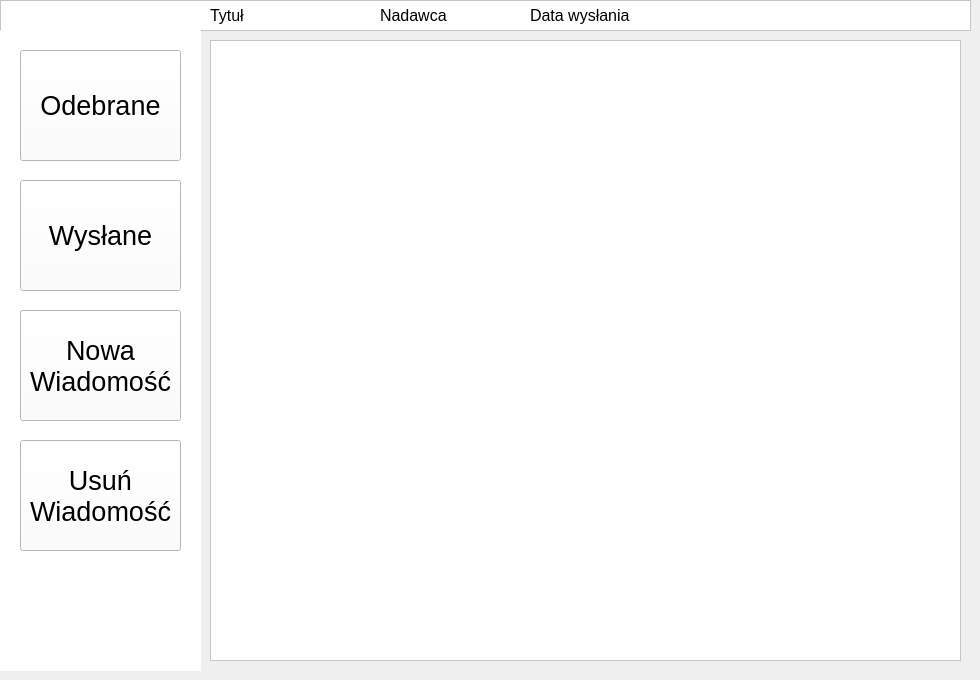
      <widget class="QWidget" name="Wiadomosci">
       <widget class="QFrame" name="frame">
        <property name="geometry">
         <rect>
          <x>0</x>
          <y>0</y>
          <width>971</width>
          <height>31</height>
         </rect>
        </property>
        <property name="styleSheet">
         <string notr="true">background-color: rgb(255, 255, 255);
border-color: rgb(0, 0, 0);
</string>
        </property>
        <property name="frameShape">
         <enum>QFrame::StyledPanel</enum>
        </property>
        <property name="frameShadow">
         <enum>QFrame::Raised</enum>
        </property>
        <widget class="QLabel" name="label_2">
         <property name="geometry">
          <rect>
           <x>210</x>
           <y>5</y>
           <width>101</width>
           <height>21</height>
          </rect>
         </property>
         <property name="font">
          <font>
           <pointsize>12</pointsize>
          </font>
         </property>
         <property name="text">
          <string>Tytuł</string>
         </property>
        </widget>
        <widget class="QLabel" name="label_8">
         <property name="geometry">
          <rect>
           <x>380</x>
           <y>5</y>
           <width>101</width>
           <height>21</height>
          </rect>
         </property>
         <property name="font">
          <font>
           <pointsize>12</pointsize>
          </font>
         </property>
         <property name="text">
          <string>Nadawca</string>
         </property>
        </widget>
        <widget class="QLabel" name="label_9">
         <property name="geometry">
          <rect>
           <x>530</x>
           <y>5</y>
           <width>101</width>
           <height>21</height>
          </rect>
         </property>
         <property name="font">
          <font>
           <pointsize>12</pointsize>
          </font>
         </property>
         <property name="text">
          <string>Data wysłania </string>
         </property>
        </widget>
       </widget>
       <widget class="QWidget" name="widget_2" native="true">
        <property name="geometry">
         <rect>
          <x>0</x>
          <y>30</y>
          <width>201</width>
          <height>641</height>
         </rect>
        </property>
        <property name="styleSheet">
         <string notr="true">background-color: rgb(255, 255, 255);</string>
        </property>
        <widget class="QPushButton" name="pushButton_odebrane">
         <property name="geometry">
          <rect>
           <x>20</x>
           <y>20</y>
           <width>161</width>
           <height>111</height>
          </rect>
         </property>
         <property name="font">
          <font>
           <pointsize>20</pointsize>
          </font>
         </property>
         <property name="text">
          <string>Odebrane</string>
         </property>
        </widget>
        <widget class="QPushButton" name="pushButton_wyslane">
         <property name="geometry">
          <rect>
           <x>20</x>
           <y>150</y>
           <width>161</width>
           <height>111</height>
          </rect>
         </property>
         <property name="font">
          <font>
           <pointsize>20</pointsize>
          </font>
         </property>
         <property name="text">
          <string>Wysłane</string>
         </property>
        </widget>
        <widget class="QPushButton" name="pushButton_nowaWiadomosc">
         <property name="geometry">
          <rect>
           <x>20</x>
           <y>280</y>
           <width>161</width>
           <height>111</height>
          </rect>
         </property>
         <property name="font">
          <font>
           <pointsize>20</pointsize>
          </font>
         </property>
         <property name="acceptDrops">
          <bool>false</bool>
         </property>
         <property name="layoutDirection">
          <enum>Qt::LeftToRight</enum>
         </property>
         <property name="text">
          <string>Nowa 
Wiadomość</string>
         </property>
         <property name="checkable">
          <bool>false</bool>
         </property>
         <property name="autoRepeat">
          <bool>false</bool>
         </property>
        </widget>
        <widget class="QPushButton" name="pushButton_usunWiadomosc">
         <property name="geometry">
          <rect>
           <x>20</x>
           <y>410</y>
           <width>161</width>
           <height>111</height>
          </rect>
         </property>
         <property name="font">
          <font>
           <pointsize>20</pointsize>
          </font>
         </property>
         <property name="acceptDrops">
          <bool>false</bool>
         </property>
         <property name="layoutDirection">
          <enum>Qt::LeftToRight</enum>
         </property>
         <property name="text">
          <string>Usuń 
Wiadomość</string>
         </property>
         <property name="checkable">
          <bool>false</bool>
         </property>
         <property name="autoRepeat">
          <bool>false</bool>
         </property>
        </widget>
       </widget>
       <widget class="QListWidget" name="listWidget_wiadomosci">
        <property name="geometry">
         <rect>
          <x>210</x>
          <y>40</y>
          <width>751</width>
          <height>621</height>
         </rect>
        </property>
        <property name="styleSheet">
         <string notr="true">background-color: rgb(255, 255, 255);</string>
        </property>
       </widget>
      </widget>
